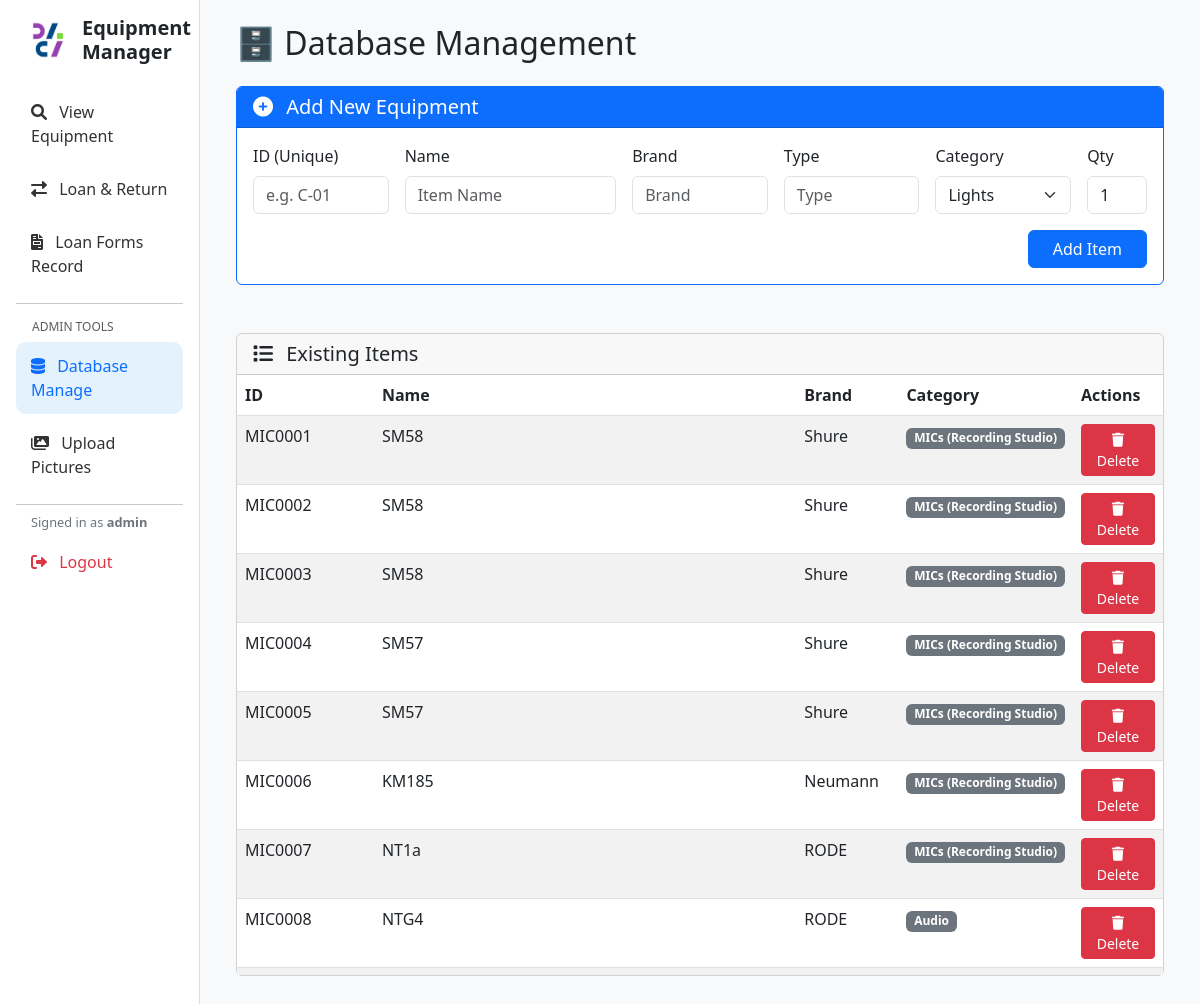
/db_manage (signed in), run on the app's committed database.
### tables this page shows
CREATE TABLE "Equipment_List" (
"Category" TEXT,
  "Equipment_ID" TEXT,
  "Type" TEXT,
  "Brand" TEXT,
  "Name" TEXT,
  "Remarks" TEXT,
  "Qty" INTEGER,
  "item_created" TEXT
);

### app.py (the view, shortened to what this page needs)
@app.route('/db_manage', methods=['GET', 'POST'])
def db_manage():
    if 'user' not in session: return redirect(url_for('dashboard'))
    conn = get_db()
    df = pd.read_sql_query("SELECT * FROM Equipment_List ORDER BY item_created DESC", conn)
    return render_template('db_manage.html', items=df.to_dict(orient='records'), brands=fetch_brands('ALL'), types=fetch_types())

### app.py (called while the page is built)
def get_db():
    db = getattr(g, '_database', None)
    if db is None:
        db = g._database = sqlite3.connect(DATABASE)
        db.row_factory = sqlite3.Row
    return db

@app.teardown_appcontext
def close_connection(exception):
    db = getattr(g, '_database', None)
    if db is not None:
        db.close()

@app.context_processor
def utility_processor():
    def get_icon_path(prefix, name):
        filename = f"{prefix}_{name}.png"
        filepath = os.path.join(app.config['UPLOAD_FOLDER'], filename)
        if os.path.exists(filepath):
            return url_for('static', filename=f'icons/{filename}')
        return None
    return dict(get_icon_path=get_icon_path)

def fetch_types():
    conn = get_db()
    try:
        query = "SELECT DISTINCT Type FROM Equipment_List ORDER BY Type"
        df = pd.read_sql_query(query, conn)
        return df['Type'].tolist()
    except:
        return []

### templates/db_manage.html (shortened to what this page needs)
{% extends "base.html" %}
{% block content %}
<div class="container">
    <h2 class="mb-4">🗄️ Database Management</h2>
    <div class="card mb-5 border-primary">
        <div class="card-header bg-primary text-white">
            <h5 class="mb-0"><i class="fas fa-plus-circle me-2"></i> Add New Equipment</h5>
        </div>
        <div class="card-body">
            <form method="POST">
                <div class="row g-3">
                    <div class="col-md-2">
                        <label class="form-label">ID (Unique)</label>
                        <input type="text" name="new_id" class="form-control" placeholder="e.g. C-01" required>
                    </div>
                    <div class="col-md-3">
                        <label class="form-label">Name</label>
                        <input type="text" name="name" class="form-control" placeholder="Item Name" required>
                    </div>
                    <div class="col-md-2">
                        <label class="form-label">Brand</label>
                        <input type="text" name="brand" list="brand_list" class="form-control" placeholder="Brand" required>
                    </div>
                    <div class="col-md-2">
                        <label class="form-label">Type</label>
                        <input type="text" name="type" list="type_list" class="form-control" placeholder="Type" required>
                    </div>
                    <div class="col-md-2">
                        <label class="form-label">Category</label>
                        <select name="category" class="form-select" required>
                            <option value="Lights">Lights</option>
                        </select>
                    </div>
                    <div class="col-md-1">
                        <label class="form-label">Qty</label>
                        <input type="number" name="qty" class="form-control" value="1" required>
                    </div>
                </div>
                <div class="mt-3 text-end">
                    <button type="submit" class="btn btn-primary px-4">Add Item</button>
                </div>
            </form>
        </div>
    </div>
    <div class="card">
        <div class="card-header">
            <h5 class="mb-0"><i class="fas fa-list me-2"></i> Existing Items</h5>
        </div>
        <div class="card-body p-0">
            <div class="table-responsive" style="max-height: 600px;">
                <table class="table table-striped table-hover mb-0">
                    <thead class="sticky-top bg-light">
                        <tr>
                            <th>ID</th>
                            <th>Name</th>
                            <th>Brand</th>
                            <th>Category</th>
                            <th>Actions</th>
                        </tr>
                    </thead>
                    <tbody>
                        {% for item in items %}
                        <tr>
                            <td>{{ item['Equipment_ID'] }}</td>
                            <td>{{ item['Name'] }}</td>
                            <td>{{ item['Brand'] }}</td>
                            <td><span class="badge bg-secondary">{{ item['Category'] }}</span></td>
                            <td>
                                <form method="POST" onsubmit="return confirm('Are you sure you want to DELETE {{ item.Name }}? This cannot be undone.');">
                                    <button type="submit" class="btn btn-sm btn-danger">
                                        <i class="fas fa-trash"></i> Delete
                                    </button>
                                </form>
                            </td>
                        </tr>
                        {% endfor %}
                    </tbody>
                </table>
            </div>
        </div>
    </div>
</div>
{% endblock %}

### templates/base.html (style rules this page uses)
body { background-color: #f8f9fa; }

### data on the page
Equipment_List: Equipment_ID "MIC0001", Name "SM58", Brand "Shure", Category "MICs (Recording Studio)"
Equipment_List: Equipment_ID "MIC0002", Name "SM58", Brand "Shure", Category "MICs (Recording Studio)"
Equipment_List: Equipment_ID "MIC0003", Name "SM58", Brand "Shure", Category "MICs (Recording Studio)"
Equipment_List: Equipment_ID "MIC0004", Name "SM57", Brand "Shure", Category "MICs (Recording Studio)"
Equipment_List: Equipment_ID "MIC0005", Name "SM57", Brand "Shure", Category "MICs (Recording Studio)"
Equipment_List: Equipment_ID "MIC0006", Name "KM185", Brand "Neumann", Category "MICs (Recording Studio)"
Equipment_List: Equipment_ID "MIC0007", Name "NT1a", Brand "RODE", Category "MICs (Recording Studio)"
Equipment_List: Equipment_ID "MIC0008", Name "NTG4", Brand "RODE", Category "Audio"

### other printed values
{{ session.get('user') }} "admin"
